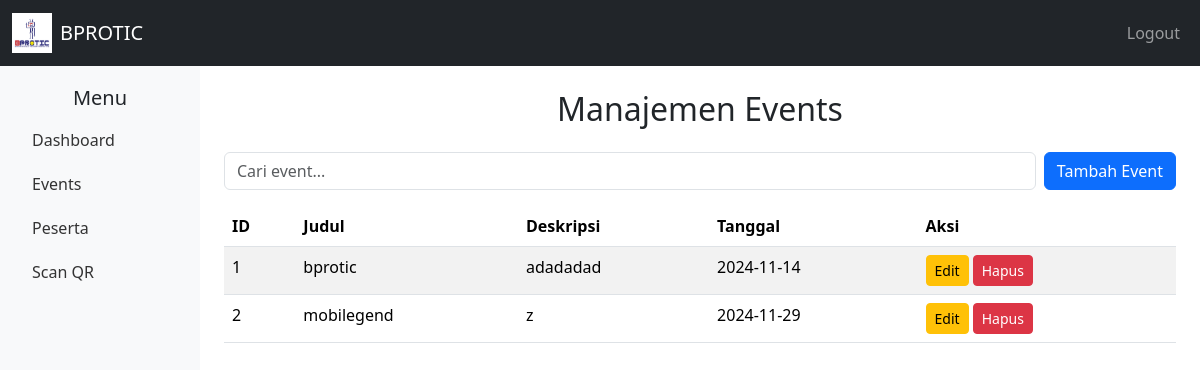
The app's page /admin/events.php (signed in) with its own data.
### tables this page shows
CREATE TABLE `events` (
  `id` int NOT NULL,
  `title` varchar(100) NOT NULL,
  `description` text NOT NULL,
  `date` date NOT NULL,
  `image` varchar(255) DEFAULT NULL
);

### admin/events.php (the view, shortened to what this page needs)
<?php
include '../includes/header.php';
include '../includes/config.php';
$search = $_GET['search'] ?? '';
$query = "SELECT * FROM events WHERE title LIKE ?";
$stmt = $pdo->prepare($query);
$stmt->execute(['%' . $search . '%']);
$events = $stmt->fetchAll();
?>
<div class="container-fluid">
    <h2 class="text-center mb-4">Manajemen Events</h2>
    <div class="d-flex justify-content-between mb-3">
        <form method="GET" class="d-flex" style="flex-grow: 1;">
            <input type="text" name="search" class="form-control me-2" placeholder="Cari event..." value="<?= htmlspecialchars($search) ?>">
        </form>
        <button class="btn btn-primary" data-bs-toggle="modal" data-bs-target="#addEventModal">Tambah Event</button>
    </div>
    <table class="table table-striped">
        <thead>
            <tr>
                <th>ID</th>
                <th>Judul</th>
                <th>Deskripsi</th>
                <th>Tanggal</th>
                <th>Aksi</th>
            </tr>
        </thead>
        <tbody>
            <?php foreach ($events as $event): ?>
            <tr>
                <td><?= $event['id'] ?></td>
                <td><?= htmlspecialchars($event['title']) ?></td>
                <td><?= htmlspecialchars($event['description']) ?></td>
                <td><?= $event['date'] ?></td>
                <td>
                    <button class="btn btn-sm btn-warning"
                            data-bs-toggle="modal"
                            data-bs-target="#editEventModal"
                            data-id="<?= $event['id'] ?>"
                            data-title="<?= htmlspecialchars($event['title']) ?>"
                            data-description="<?= htmlspecialchars($event['description']) ?>"
                            data-date="<?= $event['date'] ?>">
                        Edit
                    </button>
                    <a href="events.php?delete_id=<?= $event['id'] ?>" class="btn btn-sm btn-danger" onclick="return confirm('Hapus event ini?')">Hapus</a>
                </td>
            </tr>
            <?php endforeach; ?>
        </tbody>
    </table>
</div>
<?php include '../includes/footer.php'; ?>

### records on screen
events: id "1", title "bprotic", description "adadadad", date "2024-11-14"
events: id "2", title "mobilegend", description "z", date "2024-11-29"
